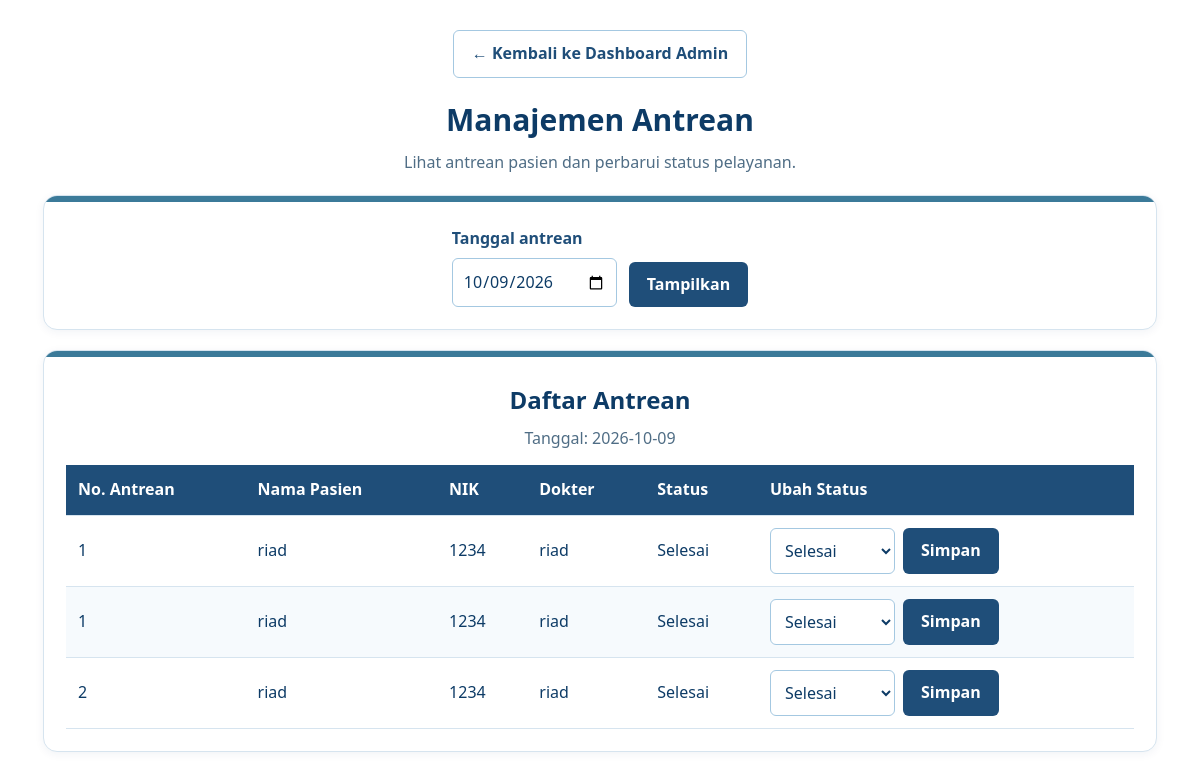
Screenshot of /admin/antrean.php (signed in) with the database file from the repository.
### tables this page shows
CREATE TABLE `antrean` (
  `id` int(11) NOT NULL,
  `pasien_id` int(11) NOT NULL,
  `dokter_id` int(11) NOT NULL,
  `tanggal` date NOT NULL,
  `nomor_antrean` int(11) NOT NULL,
  `status` enum('Menunggu','Dipanggil','Selesai','Batal') DEFAULT 'Menunggu',
  `created_at` timestamp NOT NULL DEFAULT current_timestamp()
);

CREATE TABLE `pasien` (
  `id` int(11) NOT NULL,
  `nik` varchar(20) DEFAULT NULL,
  `nama` varchar(100) NOT NULL,
  `tanggal_lahir` date DEFAULT NULL,
  `jenis_kelamin` enum('L','P') DEFAULT NULL,
  `alamat` text DEFAULT NULL,
  `no_hp` varchar(20) DEFAULT NULL,
  `created_at` timestamp NOT NULL DEFAULT current_timestamp(),
  `user_id` int(11) DEFAULT NULL
);

CREATE TABLE `dokter` (
  `id` int(11) NOT NULL,
  `nama` varchar(100) NOT NULL,
  `spesialisasi` varchar(100) DEFAULT NULL,
  `no_hp` varchar(20) DEFAULT NULL
);

### admin/antrean.php (the view, shortened to what this page needs)
<?php
require_once "../koneksi.php";
$tanggal = $_GET["tanggal"] ?? date("Y-m-d");
$sql = "SELECT
            a.id,
            a.nomor_antrean,
            a.tanggal,
            a.status,
            p.nama AS nama_pasien,
            p.nik,
            d.nama AS nama_dokter
        FROM antrean a
        JOIN pasien p ON a.pasien_id = p.id
        JOIN dokter d ON a.dokter_id = d.id
        WHERE a.tanggal = ?
        ORDER BY a.nomor_antrean ASC";
$stmt = $pdo->prepare($sql);
$stmt->execute([$tanggal]);
$antrean = $stmt->fetchAll(PDO::FETCH_ASSOC);
function e($value) {
    return htmlspecialchars((string) $value, ENT_QUOTES, "UTF-8");
}
?>
<!DOCTYPE html>
<html lang="id">
<head>
</head>
<body>
    <main class="content">
        <a class="top-link" href="index.php">← Kembali ke Dashboard Admin</a>
        <h1>Manajemen Antrean</h1>
        <p>Lihat antrean pasien dan perbarui status pelayanan.</p>
        <section class="panel">
            <form method="GET" class="filter">
                <div>
                    <label for="tanggal">Tanggal antrean</label>
                    <input
                        type="date"
                        id="tanggal"
                        name="tanggal"
                        value="<?= e($tanggal) ?>"
                        required
                    >
                </div>
                <button type="submit" class="button">Tampilkan</button>
            </form>
        </section>
        <section class="panel">
            <h2>Daftar Antrean</h2>
            <p>Tanggal: <?= e($tanggal) ?></p>
            <div class="table-wrap">
                <table>
                    <thead>
                        <tr>
                            <th>No. Antrean</th>
                            <th>Nama Pasien</th>
                            <th>NIK</th>
                            <th>Dokter</th>
                            <th>Status</th>
                            <th>Ubah Status</th>
                        </tr>
                    </thead>
                    <tbody>
                    <?php if (empty($antrean)): ?>
                        <tr>
                            <td colspan="6">
                                Belum ada antrean pada tanggal ini.
                            </td>
                        </tr>
                    <?php else: ?>
                        <?php foreach ($antrean as $a): ?>
                            <tr>
                                <td><?= e($a["nomor_antrean"]) ?></td>
                                <td><?= e($a["nama_pasien"]) ?></td>
                                <td><?= e($a["nik"]) ?></td>
                                <td><?= e($a["nama_dokter"]) ?></td>
                                <td><?= e($a["status"]) ?></td>
                                <td>
                                    <form method="POST" class="status-form">
                                        <select name="status" required>
                                            <?php foreach (
                                                ["Menunggu", "Dipanggil", "Selesai", "Batal"]
                                                as $s
                                            ): ?>
                                                <option
                                                    value="<?= e($s) ?>"
                                                    <?= $a["status"] === $s ? "selected" : "" ?>
                                                >
                                                    <?= e($s) ?>
                                                </option>
                                            <?php endforeach; ?>
                                        </select>
                                        <button type="submit" class="button">
                                            Simpan
                                        </button>
                                    </form>
                                </td>
                            </tr>
                        <?php endforeach; ?>
                    <?php endif; ?>
                    </tbody>
                </table>
            </div>
        </section>
    </main>
</body>
</html>

### admin/antrean.php (style rules this page uses)
:root { --white: #ffffff; --tint: #eaf3fa; --border: #d6e4ef; --blue-100: #a4c8e1; --blue-300: #6fa3d8; --teal-500: #3b7a99; --blue-700: #1f4e79; --navy-900: #0d3b66; --text: #0d3b66; --text-muted: #4f6d85; --radius-sm: 6px; --radius-lg: 14px; --shadow: 0 2px 10px rgba(13, 59, 102, 0.06); --transition: 0.2s ease; }
* { box-sizing: border-box; }
body { margin: 0; background: var(--white); color: var(--text); font-family: "Segoe UI", Arial, sans-serif; line-height: 1.6; }
.content { max-width: 1150px; margin: 30px auto; padding: 0 18px; }
.content > h1 { margin: 0 0 6px; color: var(--navy-900); font-size: 30px; text-align: center; }
.content > p { margin: 0 0 16px; color: var(--text-muted); text-align: center; }
.top-link { display: table; margin: 0 auto 18px; padding: 10px 18px; background: var(--white); color: var(--blue-700); font-weight: bold; text-decoration: none; border: 1px solid var(--blue-100); border-radius: var(--radius-sm); transition: background var(--transition), border-color var(--transition); }
.panel { position: relative; overflow: hidden; margin-top: 20px; padding: 30px 22px 22px; background: var(--white); border: 1px solid var(--border); border-radius: var(--radius-lg); box-shadow: var(--shadow); }
.panel::before { content: ""; position: absolute; inset: 0 0 auto 0; height: 6px; background: var(--teal-500); }
.panel h2 { margin: 0 0 6px; color: var(--navy-900); text-align: center; }
.panel > p { margin: 0 0 14px; color: var(--text-muted); text-align: center; }
.filter { display: flex; align-items: end; justify-content: center; gap: 12px; flex-wrap: wrap; }
label { display: block; margin-bottom: 6px; color: var(--blue-700); font-weight: bold; }
input, select { padding: 10px; background: var(--white); color: var(--text); font: inherit; border: 1px solid var(--blue-100); border-radius: var(--radius-sm); transition: border-color var(--transition), box-shadow var(--transition); }
.button { display: inline-block; padding: 10px 18px; background: var(--blue-700); color: var(--white); font: inherit; font-weight: bold; text-decoration: none; border: none; border-radius: var(--radius-sm); cursor: pointer; transition: background var(--transition); }
.table-wrap { overflow-x: auto; }
table { width: 100%; min-width: 760px; border-collapse: collapse; background: var(--white); }
th, td { padding: 12px; text-align: left; border: none; border-bottom: 1px solid var(--border); }
th { background: var(--blue-700); color: var(--white); }
tbody tr:nth-child(even) { background: #f6fafd; }
.status-form { display: flex; gap: 8px; align-items: center; }
.status-form select { min-width: 125px; }

### rows the page displays
antrean: nomor_antrean "1", pasien.nama "riad", pasien.nik "1234", dokter.nama "riad", status "Selesai"
antrean: nomor_antrean "1", pasien.nama "riad", pasien.nik "1234", dokter.nama "riad", status "Selesai"
antrean: nomor_antrean "2", pasien.nama "riad", pasien.nik "1234", dokter.nama "riad", status "Selesai"

### other values shown
$tanggal "2026-10-09"
form field status "Selesai"
